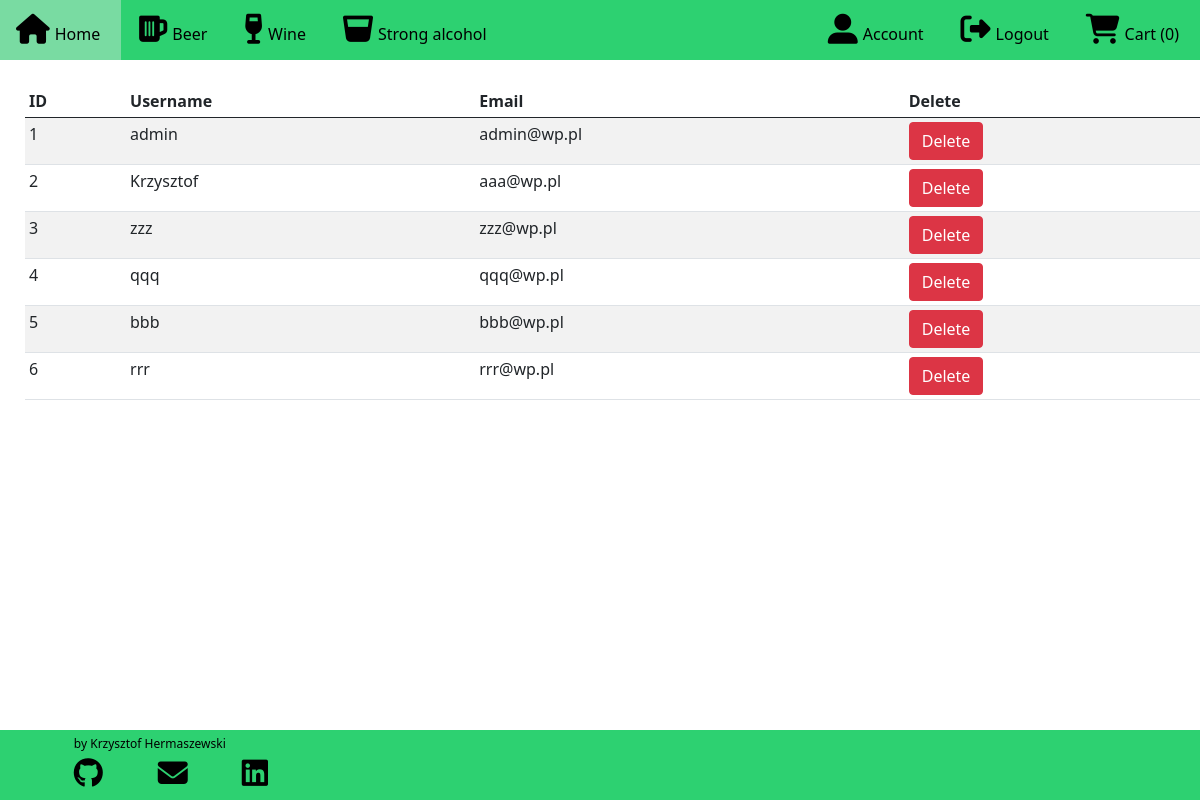
The page /admin/users/ (signed in) on the database as committed earlier.
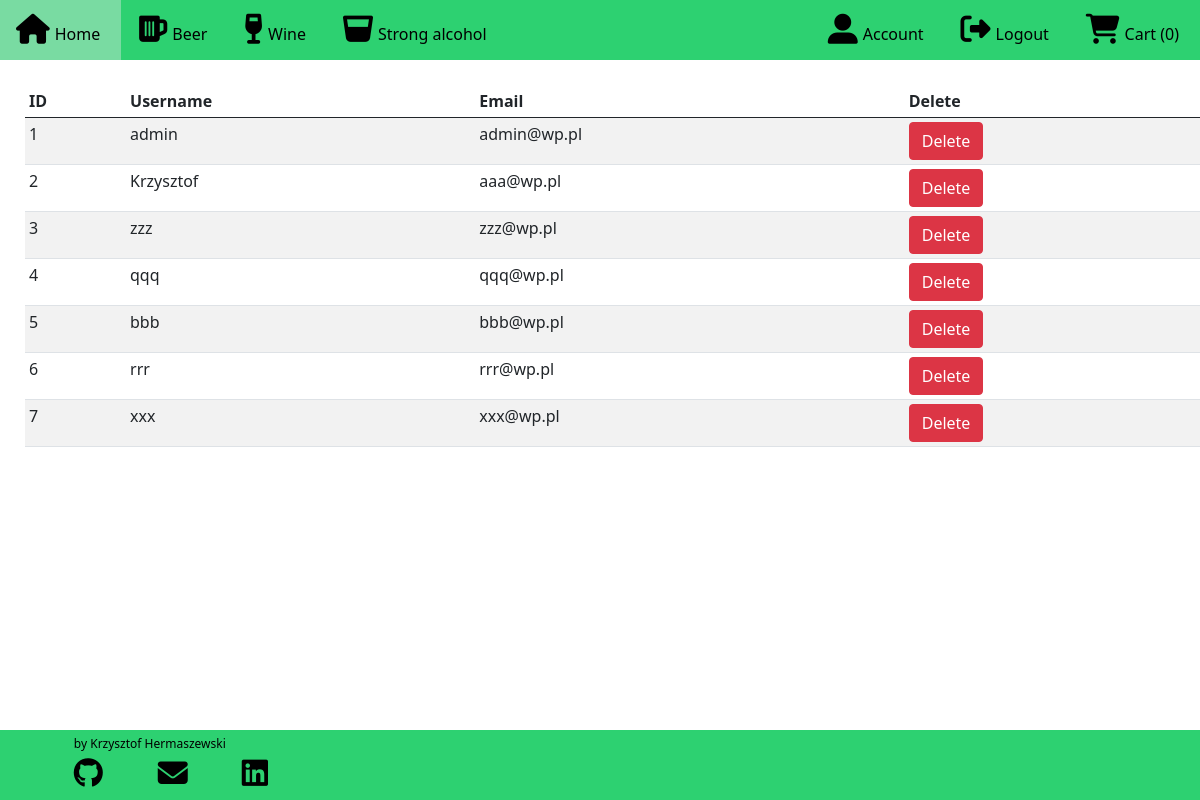
The same page on the database as committed later.
### alco_taxi/models.py (models this page shows, shortened)
class User(db.Model, UserMixin):
    id = db.Column(db.Integer, primary_key=True)
    username = db.Column(db.String(20), unique=True, nullable=False)
    email = db.Column(db.String(100), unique=True, nullable=False)
    password = db.Column(db.String(60), nullable=False)

### alco_taxi/routes.py (the view)
@app.route('/admin/users/', methods=['GET', 'POST'])
def admin_users():
    if current_user.is_authenticated and current_user.username == 'admin':
        users = User.query.all()
        return render_template("admin_users.html", users=users)
    else:
        flash(f"You don't have access to this section",'danger')
        return render_template("home.html")

### alco_taxi/models.py (called while the page is built)
@login_manager.user_loader
def load_user(user_id):
    return User.query.get(int(user_id))

### alco_taxi/routes.py (called while the page is built)
@app.context_processor
def context_processor():
    products = Product.query.all()
    return dict(products=products)

### alco_taxi/templates/admin_users.html (shortened to what this page needs)
{% extends "base.html" %}
{% block content %}
<div class="conteiner">
    <table class="table table-striped table-sm">
    <thead>
        <th>ID</th>
        <th>Username</th>
        <th>Email</th>
        <th>Delete</th>
    </thead>
    <tbody>
        {% for user in users %}
        <tr>
            <td>{{ loop.index }}</td>
            <td>{{ user.username }}</td>
            <td>{{ user.email }}</td>
            <td><a href="{{url_for('admin_delete_users', id=user.id)}}" class="btn btn-danger">Delete</a></td>
         </tr>
         {% endfor %}
{% endblock content %}

### alco_taxi/templates/base.html (shortened to what this page needs)
<!DOCTYPE html>
<html>
<head>
    <link href="https://cdn.jsdelivr.net/npm/bootstrap@5.0.1/dist/css/bootstrap.min.css" rel="stylesheet">
    <link rel="stylesheet" href="{{ url_for('static', filename='style.css') }}">
</head>
<body>
    <ul>
        <li><a href="{{ url_for('home') }}"><i class="fas fa-home"></i><span>Home</span></a></li>
        <li><a href="{{ url_for('beer') }}"><i class="fas fa-beer"></i><span>Beer</span></a></li>
        <li><a href="{{ url_for('wine') }}"><i class="fas fa-wine-glass"></i><span>Wine</span></a></li>
        <li><a href="{{ url_for('strong') }}"><i class="fas fa-glass-whiskey"></i><span>Strong alcohol</span></a></li>
        <li style="float:right"><a href="{{ url_for('cart') }}"><i class="fas fa-shopping-cart"></i><span>Cart ({{ session['cart']|length }})</span></a></li>
        {% if current_user.is_authenticated %}
        <li style="float:right"><a href="{{ url_for('logout') }}"><i class="fas fa-sign-out-alt"></i><span>Logout</span></a></li>
        <li style="float:right"><a href="{{ url_for('account_menu') }}"><i class="fas fa-user-alt"></i><span>Account</span></a></li>
        {% else %}
        <li style="float:right"><a href="{{ url_for('login') }}"><i class="fas fa-user-circle"></i></i><span>Login</span></a></li>
        <li style="float:right"><a href="{{ url_for('register') }}"><i class="fas fa-edit"></i><span>Register</span></a></li>
        {% endif %}
      </ul>
    {% block content %}
    {% endblock %}
    {% block footer %}
    <div class="base_footer">
      <div class="f1">by Krzysztof Hermaszewski
        <div class="row_footer">
          <div class="column">
            <a href="https://github.com/Kristof-nl">
              <i class="fab fa-github"></i>
            </a>
          </div>
          <div class="column">
            <a href = "mailto: hermaszewski.krzysztof@gmail.com">
              <i class="fas fa-envelope"></i>
            </a>
          </div>
          <div class="column">
            <a href="https://www.linkedin.com/in/krzysztof-hermaszewski-a6580b210/">
            <i class="fab fa-linkedin"></i>
            </a>
          </div>
        </div>
      </div>
    </div>
    {% endblock %}
</body>
</html>

### alco_taxi/static/style.css (style rules this page uses)
ul { list-style-type: none; margin: 0; padding: 0; overflow: hidden; background-color: rgb(45, 209, 113); }
li { float: left; }
li a { display: block; color: rgb(0, 0, 0); text-align: center; padding: 14px 16px; text-decoration: none; }
.base_footer { position:fixed; left: 0 ; bottom: 0; width: 100%; height: 70px; background-color: rgb(45, 209, 113) ; color: black; text-align: center; }
.f1, .f2, .f3 { -moz-box-sizing: border-box; box-sizing: border-box; display: inline-block; text-align: right; font-size: 12px; padding: 0 6%; min-width: 300px; width: 33%; }
.f1 { text-align: left; margin-bottom: 5px; }
.column { float: left; width: 33.33%; }
.row_footer { margin-top: 5px; }
.fab { color: black; text-align:center; font-size: 30px; }
.fas { color: black; text-align:center; font-size: 30px; }
span { margin: 5px; }
table { margin: 25px; }
body { overflow-x: hidden; }

Rows that differ between the two databases and show on the page:
added User: username "xxx", email "xxx@wp.pl"
